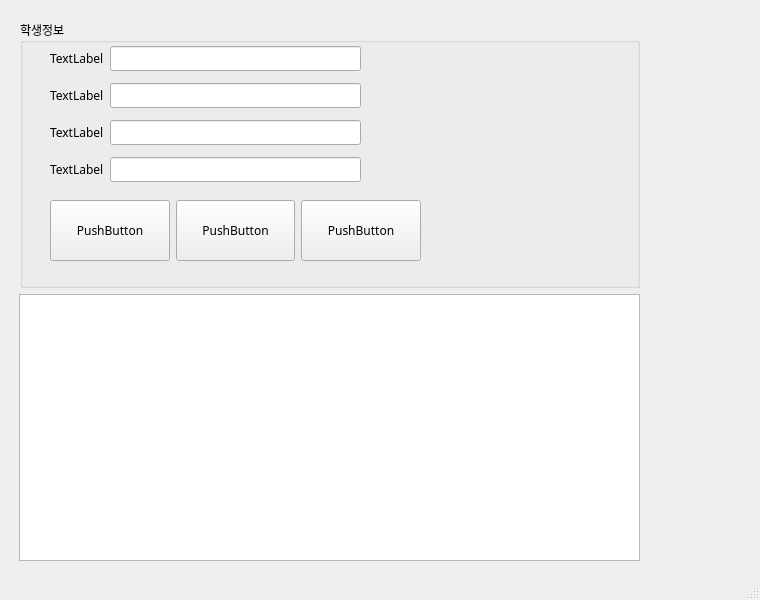
<?xml version="1.0" encoding="UTF-8"?>
<ui version="4.0">
 <class>MainWindow</class>
 <widget class="QMainWindow" name="MainWindow">
  <property name="geometry">
   <rect>
    <x>0</x>
    <y>0</y>
    <width>760</width>
    <height>600</height>
   </rect>
  </property>
  <property name="maximumSize">
   <size>
    <width>760</width>
    <height>600</height>
   </size>
  </property>
  <property name="font">
   <font>
    <family>D2Coding</family>
   </font>
  </property>
  <property name="windowTitle">
   <string>MainWindow</string>
  </property>
  <widget class="QWidget" name="centralwidget">
   <widget class="QWidget" name="verticalLayoutWidget">
    <property name="geometry">
     <rect>
      <x>19</x>
      <y>20</y>
      <width>621</width>
      <height>541</height>
     </rect>
    </property>
    <layout class="QVBoxLayout" name="verticalLayout">
     <item>
      <layout class="QHBoxLayout" name="horizontalLayout">
       <item>
        <spacer name="verticalSpacer">
         <property name="orientation">
          <enum>Qt::Vertical</enum>
         </property>
         <property name="sizeHint" stdset="0">
          <size>
           <width>1</width>
           <height>40</height>
          </size>
         </property>
        </spacer>
       </item>
       <item>
        <widget class="QGroupBox" name="groupBox">
         <property name="sizePolicy">
          <sizepolicy hsizetype="MinimumExpanding" vsizetype="Preferred">
           <horstretch>0</horstretch>
           <verstretch>0</verstretch>
          </sizepolicy>
         </property>
         <property name="title">
          <string>학생정보</string>
         </property>
         <widget class="QWidget" name="verticalLayoutWidget_2">
          <property name="geometry">
           <rect>
            <x>30</x>
            <y>20</y>
            <width>311</width>
            <height>151</height>
           </rect>
          </property>
          <layout class="QVBoxLayout" name="verticalLayout_2">
           <item>
            <layout class="QHBoxLayout" name="horizontalLayout_2">
             <item>
              <widget class="QLabel" name="label">
               <property name="text">
                <string>TextLabel</string>
               </property>
              </widget>
             </item>
             <item>
              <widget class="QLineEdit" name="lineEdit"/>
             </item>
            </layout>
           </item>
           <item>
            <layout class="QHBoxLayout" name="horizontalLayout_4">
             <item>
              <widget class="QLabel" name="label_2">
               <property name="text">
                <string>TextLabel</string>
               </property>
              </widget>
             </item>
             <item>
              <widget class="QLineEdit" name="lineEdit_2"/>
             </item>
            </layout>
           </item>
           <item>
            <layout class="QHBoxLayout" name="horizontalLayout_5">
             <item>
              <widget class="QLabel" name="label_3">
               <property name="text">
                <string>TextLabel</string>
               </property>
              </widget>
             </item>
             <item>
              <widget class="QLineEdit" name="lineEdit_3"/>
             </item>
            </layout>
           </item>
           <item>
            <layout class="QHBoxLayout" name="horizontalLayout_6">
             <item>
              <widget class="QLabel" name="label_4">
               <property name="text">
                <string>TextLabel</string>
               </property>
              </widget>
             </item>
             <item>
              <widget class="QLineEdit" name="lineEdit_4"/>
             </item>
            </layout>
           </item>
          </layout>
         </widget>
         <widget class="QWidget" name="horizontalLayoutWidget_5">
          <property name="geometry">
           <rect>
            <x>30</x>
            <y>180</y>
            <width>371</width>
            <height>61</height>
           </rect>
          </property>
          <layout class="QHBoxLayout" name="horizontalLayout_7">
           <item>
            <widget class="QPushButton" name="pushButton">
             <property name="sizePolicy">
              <sizepolicy hsizetype="Minimum" vsizetype="MinimumExpanding">
               <horstretch>0</horstretch>
               <verstretch>0</verstretch>
              </sizepolicy>
             </property>
             <property name="text">
              <string>PushButton</string>
             </property>
            </widget>
           </item>
           <item>
            <widget class="QPushButton" name="pushButton_2">
             <property name="sizePolicy">
              <sizepolicy hsizetype="Minimum" vsizetype="MinimumExpanding">
               <horstretch>0</horstretch>
               <verstretch>0</verstretch>
              </sizepolicy>
             </property>
             <property name="text">
              <string>PushButton</string>
             </property>
            </widget>
           </item>
           <item>
            <widget class="QPushButton" name="pushButton_3">
             <property name="sizePolicy">
              <sizepolicy hsizetype="Minimum" vsizetype="MinimumExpanding">
               <horstretch>0</horstretch>
               <verstretch>0</verstretch>
              </sizepolicy>
             </property>
             <property name="text">
              <string>PushButton</string>
             </property>
            </widget>
           </item>
          </layout>
         </widget>
        </widget>
       </item>
      </layout>
     </item>
     <item>
      <layout class="QHBoxLayout" name="horizontalLayout_3">
       <item>
        <widget class="QTableWidget" name="tableWidget"/>
       </item>
      </layout>
     </item>
    </layout>
   </widget>
  </widget>
  <widget class="QStatusBar" name="statusbar"/>
 </widget>
 <resources/>
 <connections/>
</ui>
